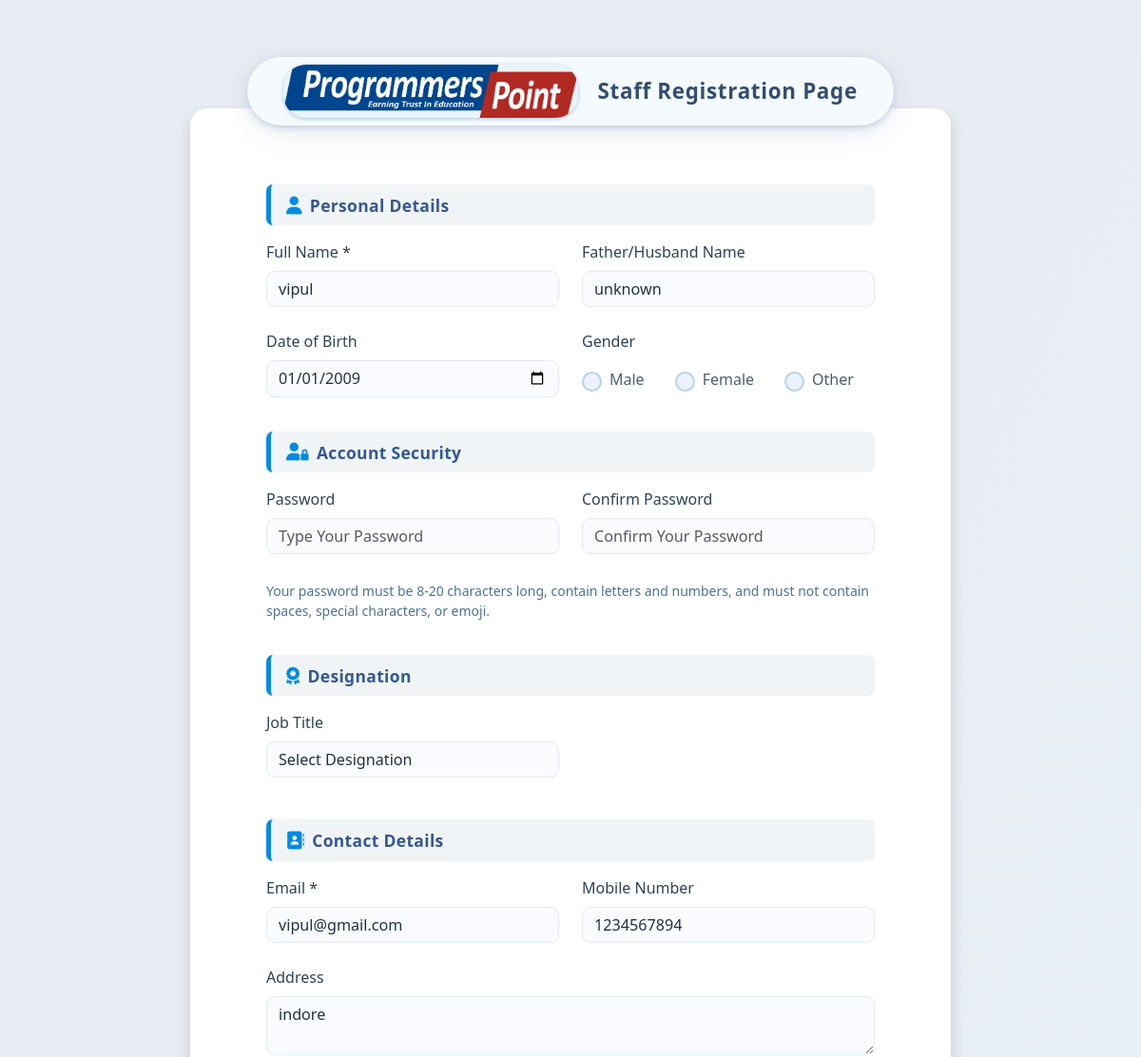
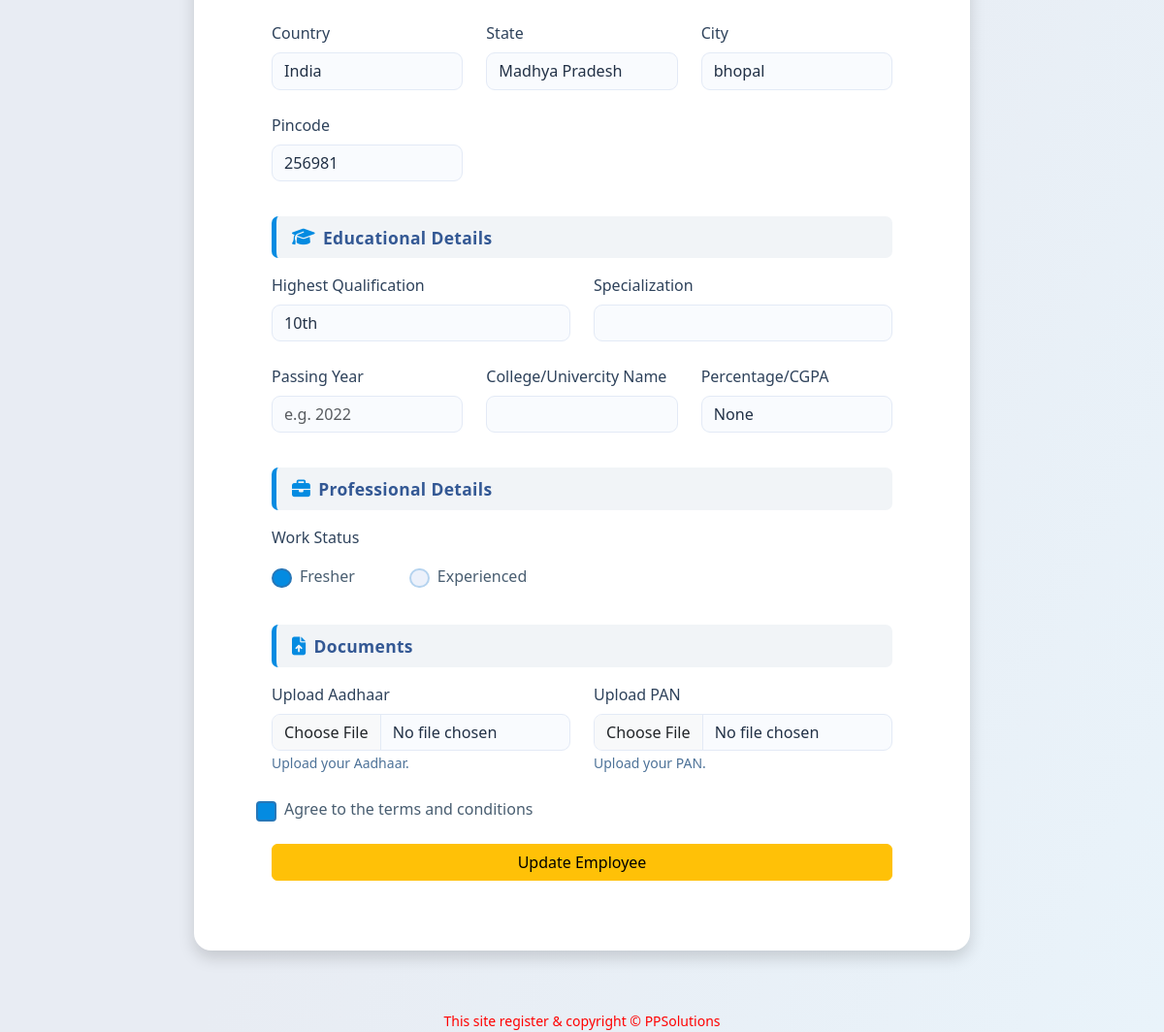
/update-enquiry/3/, run on the app's committed database (2 pictures, top to bottom).
### staffPortal/models.py (models this page shows, shortened)
class StudentEnquiryModel(models.Model):
    name = models.CharField(max_length=50, validators=[MinLengthValidator(2)])
    f_h = models.CharField(max_length=50)
    dob = models.DateField(blank=True, null= True)
    gender = models.CharField(max_length=10)
    course = models.ForeignKey(studentCourses, on_delete=models.SET_NULL, null=True, blank=True)
    email = models.EmailField(unique=True)
    mobile = models.CharField(max_length=10, validators=[RegexValidator(r'^\d{10}$', message="phone must be 10 digits")])
    address = models.CharField(max_length=500, null=True, blank=True)
    country = models.ForeignKey(Country, on_delete=models.SET_NULL, null=True, blank=True)
    state = models.ForeignKey(State, on_delete=models.SET_NULL, null=True, blank=True)
    city  = models.ForeignKey(City, on_delete=models.SET_NULL, null=True, blank=True)
    pincode = models.CharField(max_length = 6, validators=[RegexValidator(r'^\d{6}$', message="pin code must be 6 digits ")])
    highest_qualification= models.CharField(max_length=100,null=True, blank=True, default="")
    school_name = models.CharField(max_length=100,null=True, blank=True, default="")
    course_name = models.CharField(max_length=100,null=True, blank=True, default="")
    college_name= models.CharField(max_length=150,null=True, blank=True, default="")
    branch_name = models.CharField(max_length=100,null=True, blank=True, default="")
    passing_year = models.CharField(max_length=4,validators=[RegexValidator(r'^\d{4}$', message="Year must be in 4 digits")],null=True,blank=True,default=None)
    percentage = models.FloatField(null=True, blank=True, default=None)
    work_status = models.CharField(max_length=12,null=True, blank=True, default="")
    company_name = models.CharField(max_length=60,null=True, blank=True, default="")
    total_experience = models.CharField(max_length=20, null=True, blank=True, default="")
    job_title = models.CharField(max_length=50,null=True, blank=True, default="")
    notice_period = models.CharField(max_length=20, null=True, blank=True,default="")
    salary = models.IntegerField( null=True, blank=True,default=0)
    adhar = models.FileField(upload_to=adhar_upload_path, blank=False)
    salary_slip = models.FileField(upload_to=salary_slip_upload_path, blank=False, null=True)
    Enquiry_person = models.ForeignKey(staffRegistrationModel, on_delete=models.SET_NULL, null=True, blank=True)
    agree = models.BooleanField(default=False,help_text="Must agree to terms & conditions")
    directors_meeting =  models.BooleanField(default=False, help_text = "Meeting with director")
    remark = models.TextField(max_length=500, null=True, blank=True)
    is_recent = models.BooleanField(default=True)

class Country(models.Model):
    name = models.CharField(max_length=100, unique=True)

class State(models.Model):
    country = models.ForeignKey(Country, on_delete=models.CASCADE)
    name = models.CharField(max_length=100)

class City(models.Model):
    state = models.ForeignKey(State,on_delete=models.CASCADE)
    name = models.CharField(max_length=100)

### staffPortal/views.py (the view, shortened to what this page needs)
# urls.py: path("update-enquiry/<int:id>/",views.update_Enquiry_Details, name = "updateEnquiry"),
def update_Enquiry_Details(request, id):
    staff = get_object_or_404(StudentEnquiryModel, id=id)
    country= Country.objects.all()
    state = State.objects.all()
    city = City.objects.all()
    role = roleModel.objects.all()
    return render (request, 'staffPortal/Registration.html',{
                                                            'staff':staff,
                                                              'country':country,
                                                              'state':state,
                                                              'city':city,
                                                              'role':role })

### staffPortal/templates/staffPortal/Registration.html (shortened to what this page needs)
{% extends "staffPortal/base.html" %}
{% load static %}
{% block extra_css %}
<link rel="stylesheet" href="{% static 'css/registration.css'%}">
{% endblock %}
{% block container %}
<div class="outer-wrap">
    <div class="pro-logo-pill">
      <div class="pro-logo-pill-inner">
          <img src="{% static 'images/programmers-logo.png' %}" alt="Logo">
          <div class="pro-logo-title">Staff Registration Page</div>
      </div>
    </div>
    <div class="card main-card shadow">
          <div class="card-body px-lg-5 px-2 pb-5 pt-1">
            {% if staff %}
              <form method="POST" enctype="multipart/form-data"  action="{% url 'employee_update' staff.id %}">
            {% else %}
              <form id="regForm" method="post" enctype="multipart/form-data" action="{% url 'staffRegistration'%}">
            {% endif %}
              <div class="section-title-bar"><i class="fas fa-user"></i> Personal Details</div>
              <div class="row mb-1 gx-4 gy-4">
                <div class="col-md-6">
                  <label class="form-label">Full Name *</label>
                  <input type="text" class="form-control" name="name" value='{% if staff %}{{ staff.name }}{% endif %}' required>
                </div>
                <div class="col-md-6">
                  <label class="form-label">Father/Husband Name</label>
                  <input type="text" class="form-control" name="f_h" value='{% if staff %}{{ staff.f_h }}{% endif %}'>
                </div>
                <div class="col-md-6">
                  <label class="form-label">Date of Birth</label>
                  <input type="date" class="form-control" name="dob" value="{% if staff %}{{ staff.dob|date:'Y-m-d' }}{% endif %}">
                </div>
                <div class="col-md-6">
                  <label class="form-label">Gender</label>
                  <div class="d-flex gap-4 mt-2">
                    <div class="form-check">
                      <input class="form-check-input" type="radio" name="gender" id="male" value="male" {% if staff and staff.gender == "male" %}checked{% endif %} >
                      <label class="form-check-label" for="male">Male</label>
                    </div>
                    <div class="form-check">
                      <input class="form-check-input" type="radio" name="gender" id="female" value="female" {% if staff and staff.gender == "female" %}checked{% endif %}>
                      <label class="form-check-label" for="female">Female</label>
                    </div>
                    <div class="form-check">
                      <input class="form-check-input" type="radio" name="gender" id="other" value="other" {% if staff.gender == "other"%}checked{% endif %}>
                      <label class="form-check-label" for="other">Other</label>
                    </div>
                  </div>
                </div>
              </div>
            <div class="section-title-bar">
              <i class="fas fa-user-lock"></i> Account Security</div>
            <div class="row mb-1 gx-4 gy-4">
              <div class="col-md-6">
                <label for="password" class="form-label">Password</label>
                <input type="password" class="form-control" name="password" id="password" placeholder="Type Your Password" value="{{staff.password}}" required>
              </div>
              <div class="col-md-6">
                <label for="confirm_Password" class="form-label">Confirm Password</label>
                <input type="password" class="form-control" name="con_password" id="confirm_Password" placeholder="Confirm Your Password" value="{{con_password}}" required>
              </div>
              <div class="col-12">
                <div class="form-text" id="passwordHelpBlock">
                  Your password must be 8-20 characters long, contain letters and numbers, and must not contain spaces, special characters, or emoji.
                </div>
              </div>
            </div>
              <div class="section-title-bar"><i class="fas fa-award"></i> Designation</div>
              <div class="row gx-4">
                <div class="col-md-6 mb-2">
                  <label class="form-label">Job Title</label>
                  <select name="role" class="form-select">
                    <option value="">Select Designation</option>
                  </select>
                </div>
              </div>
              <div class="section-title-bar"><i class="fas fa-address-book"></i> Contact Details</div>
              <div class="row gx-4 gy-4">
                <div class="col-md-6">
                  <label class="form-label">Email *</label>
                  <input type="email" class="form-control" name="email" value="{% if staff %}{{ staff.email }}{% endif %}" required>
                </div>
                <div class="col-md-6">
                  <label class="form-label">Mobile Number</label>
                  <input type="tel" class="form-control" name="mobile" maxlength="10" value="{% if staff %}{{ staff.mobile }}{% endif %}">
                </div>
                <div class="col-12">
                  <label class="form-label">Address</label>
                  <textarea class="form-control" name="address" rows="2">{% if staff %}{{ staff.address }}{% endif %}</textarea>
                </div>
                <div class="col-md-4">
                  <label class="form-label">Country</label>
                  <select name="country" class="form-select">
                    {% for country_item in country %}
                      <option value="{{country_item.id}}" {% if staff and staff.country.id == country_item.id %}selected{% endif %}>{{country_item.name}}</option>
                    {% endfor %}
                  </select>
                </div>
                <div class="col-md-4">
                  <label class="form-label">State</label>
                  <select name="state" class="form-select">
                    {% for state_item in state %}
                      <option value="{{state_item.id}}" {% if staff and staff.state.id == state_item.id %}selected{% endif %}>{{state_item.name}}</option>
                    {% endfor %}
                  </select>
                </div>
                <div class="col-md-4">
                  <label class="form-label">City</label>
                  <select name="city" class="form-select">
                    {% for city_item in city %}
                      <option value="{{city_item.id}}" {% if staff and staff.city.id == city_item.id %}selected{% endif %}>{{city_item.name}}</option>
                    {% endfor %}
                  </select>
                </div>
                <div class="col-md-4">
                  <label class="form-label">Pincode</label>
                  <input type="number" class="form-control" name="pincode" maxlength="6" value="{{staff.pincode}}">
                </div>
              </div>
              <div class="section-title-bar"><i class="fas fa-graduation-cap"></i> Educational Details</div>
              <div class="row gx-4 gy-4">
                <div class="col-md-6">
                  <label class="form-label">Highest Qualification</label>
                  <input type="text" class="form-control" name="qualification" value="{{staff.highest_qualification}}">
                </div>
                <div class="col-md-6">
                  <label class="form-label">Specialization</label>
                  <input type="text" class="form-control" name="specialization" value="{{staff.specialization}}">
                </div>
                <div class="col-md-4">
                  <label class="form-label">Passing Year</label>
                  <input type="number" min="1900" max="2099" class="form-control" name="passing_year" placeholder="e.g. 2022" value="{{staff.passing_year}}">
                </div>
                <div class="col-md-4">
                  <label class="form-label">College/Univercity Name</label>
                  <input type="text" class="form-control" name="college_university" value="{{staff.college}}">
                </div>
                <div class="col-md-4">
                  <label class="form-label">Percentage/CGPA</label>
                  <input type="text" class="form-control" name="percentage_cgpa" placeholder="e.g. 78% or 8.3 CGPA" value="{{staff.percentage}}" >
                </div>
              </div>
              <div class="section-title-bar"><i class="fas fa-briefcase"></i> Professional Details</div>
              <div class="mb-3">
                <label class="form-label">Work Status</label>
                <div class="d-flex gap-5 mt-2">
                  <div class="form-check">
                    <input type="radio" class="form-check-input" name="work_status" id="fresher" value="fresher" onclick="show_exp(false)" checked>
                    <label class="form-check-label" for="fresher" >Fresher</label></div>
                  <div class="form-check">
                    <input type="radio" class="form-check-input" name="work_status" id="experienced" value="experienced" onclick="show_exp(true)">
                    <label class="form-check-label" for="experienced" >Experienced</label></div>
                </div>
              </div>
              <div class="section-title-bar"><i class="fas fa-file-upload"></i> Documents</div>
              <div class="row gx-4 gy-4 mb-4">
                <div class="col-md-6">
                  <label class="form-label">Upload Aadhaar</label>
                  <input type="file" class="form-control" name="adhar_upload">{% if staff.adhar %}<p>Current: <a href="{{ staff.adhar.url }}" target="_blank">View</a></p>{% endif %}
                  <small class="form-text">Upload your Aadhaar.</small>
                </div>
                <div class="col-md-6">
                  <label class="form-label">Upload PAN</label>
                  <input type="file" class="form-control" name="pan_upload">{% if staff.pan %}<p>Current: <a href="{{ staff.pan.url }}" target="_blank">View</a></p>{% endif %}
                  <small class="form-text">Upload your PAN.</small>
                </div>
              </div>
              <div class="form-check mb-4 mt-3 ps-2">
                <input type="checkbox" class="form-check-input" id="agree" name="agree" value="1"  {% if staff and staff.agree %}checked{% endif %} required>
                <label class="form-check-label" for="agree">
                  Agree to the terms and conditions
                </label>
              </div>
              <div class="d-grid">
                <button type="submit" class="btn {% if staff %}btn-warning{% else %}btn-success{% endif %}" id="button">
                      {% if staff %}Update Employee{% else %}Register Employee{% endif %}
                </button>
              </div>
            </form>
          </div>
        </div>
      </div>
{% endblock %}

### data on the page
StudentEnquiryModel: name "vipul", f_h "unknown", dob "01/01/2009", gender "☐ Male", gender "☐ Female", gender "☐ Other", email "vipul@gmail.com", mobile "1234567894", address "indore", country "India", state "Madhya Pradesh", city "bhopal", pincode "256981", qualification "10th", percentage_cgpa "None", agree "☑"
